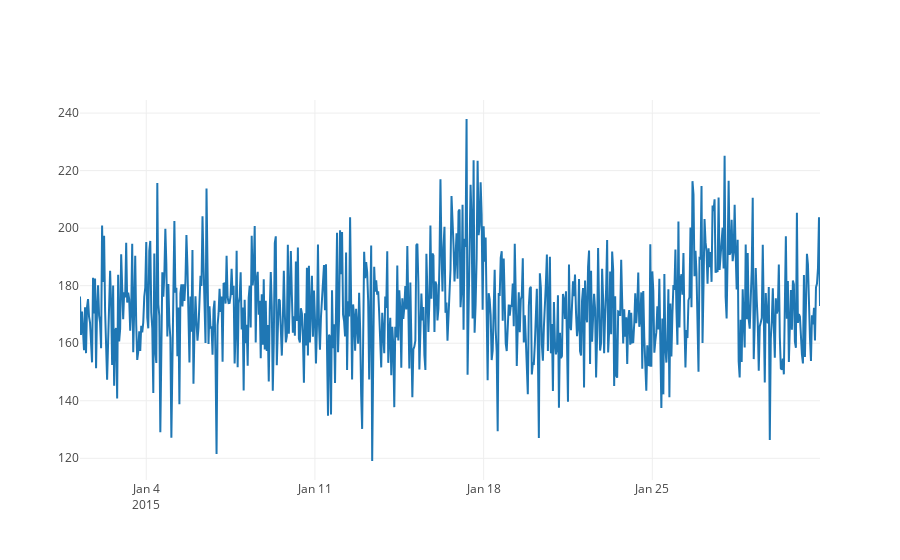

Notebook code cell kept with this figure:
### Code cell
telemetry_plot(machine = 1, date_from = '2015-01-01', date_to = '2015-02-01')

### Figure 1 — Plotly figure (JSON) as saved in the notebook; plotly's stock layout.template omitted (floating-point values rounded to 4 significant figures; data arrays with more than 128 entries replaced by an {"elided": "..."} marker saying what was removed)
{"data": [{"type": "scatter", "x": {"elided": "738 str values"}, "y": {"elided": "738 float values"}}], "layout": {}}
